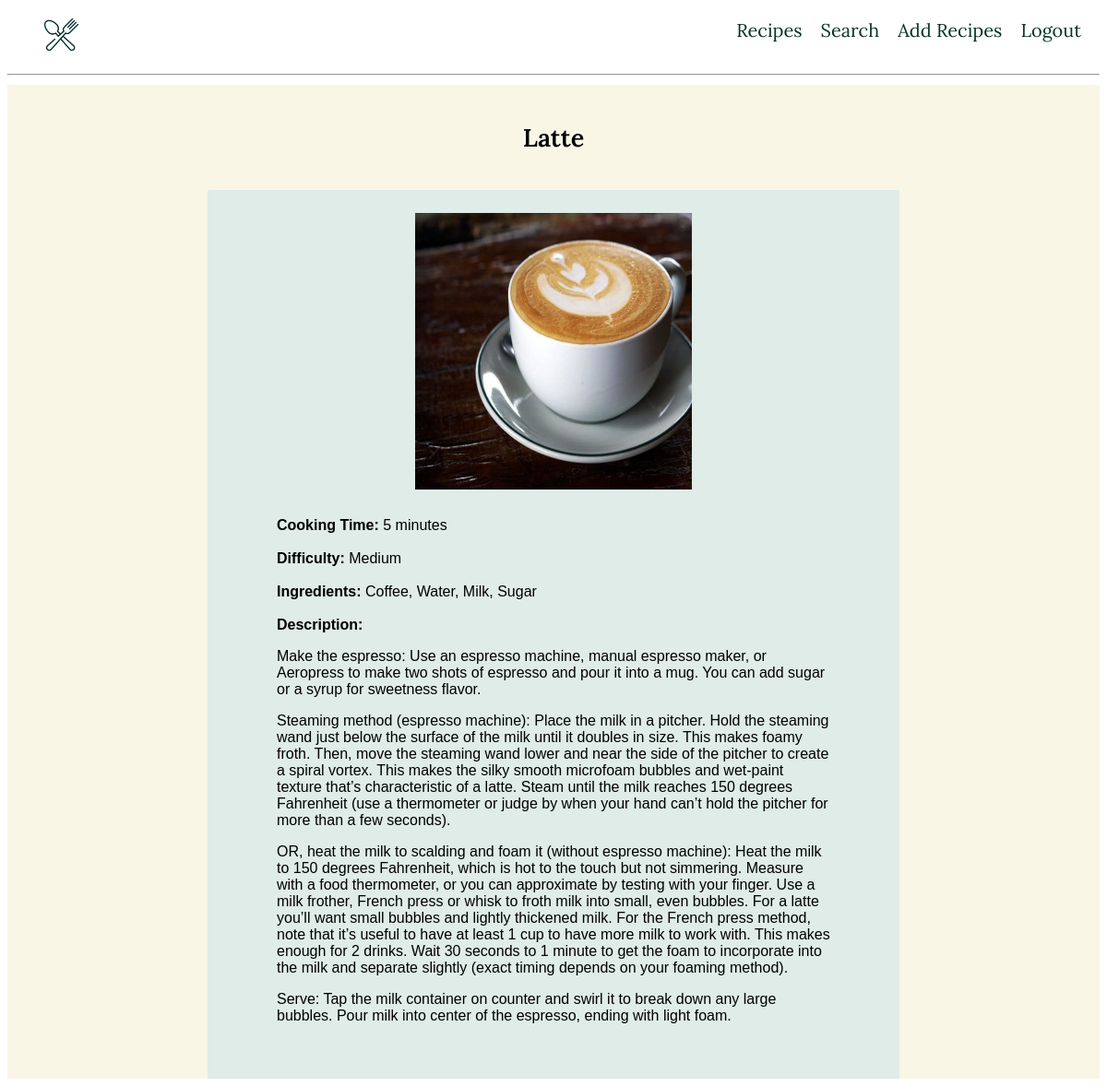
Screenshot of /list/1 (signed in) with the database file from the repository.
### recipes/models.py (models this page shows, shortened)
class Recipe(models.Model):
    name = models.CharField(max_length=120, verbose_name='Name')
    cooking_time = models.PositiveIntegerField(help_text='in minutes', verbose_name='Cooking Time')
    ingredients = models.CharField(max_length=350, verbose_name='Ingredients')
    description = models.TextField(default='')
    pic = models.ImageField(upload_to='recipes', default='no_pic.jpeg')
    def calculate_difficulty(self):
      ingredients = self.ingredients.split(', ')
      if self.cooking_time < 10 and len(ingredients) < 4:
        difficulty = 'Easy'
      elif self.cooking_time < 10 and len(ingredients) >= 4:
        difficulty = 'Medium'
      elif self.cooking_time >= 10 and len(ingredients) < 4:
        difficulty = 'Intermediate'
      elif self.cooking_time >= 10 and len(ingredients) >=4:
        difficulty = 'Hard'
      return difficulty

### recipes/views.py (the view)
# urls.py: path('list/<pk>', RecipeDetailView.as_view(), name='detail'),
class RecipeDetailView(LoginRequiredMixin, DetailView):
    model = Recipe
    template_name = 'recipes/detail.html'

### recipes/templates/recipes/detail.html (shortened to what this page needs)
{% load static %}
<!DOCTYPE html>
<html lang="en">
	<head>
		<link rel="stylesheet" type="text/css" href="{% static 'recipes/css/styles.css'%}">
	</head>
  <header class="page-header">
		<nav class="main-navigation">
			<ul role="menubar" class="navigation-list">
				<li role="presentation" class="nav-list__item">
					<a href="{%url 'recipes:home' %}"role="menuitem"><img class="fork-spoon" src="../static/recipes/images/fork-spoon.png"></a>
				</li>
				<li role="presentation" class="nav-list__item item-2">
					<a href="{%url 'recipes:list' %}" role="menuitem">Recipes</a>
				</li>
        <li role="presentation" class="nav-list__item nav-search">
					<a href="{%url 'recipes:search' %}" role="menuitem">Search</a>
				</li>
				<li role="presentation" class="nav-list__item nav-add">
					<a href="{%url 'recipes:add_recipe' %}" role="menuitem">Add Recipes</a>
				</li>
        <li role="presentation" class="nav-list__item">
					<a href="{%url 'logout' %}" role="menuitem">Logout</a>
				</li>
			</ul>
		</nav>
    <hr>
  </header>
  <body class="detail-body">
		<div class="beige-background">
    <h2>{{object.name}}</h2>
      <div class="detail-info">
        <img class="detail-img" src="{{object.pic.url}}" width="200" height="200" />
        <div class="detail-desc">
          <b>Cooking Time: </b> {{object.cooking_time}} minutes<br>
          <br>
          <b>Difficulty: </b> {{object.calculate_difficulty}} <br>
          <br>
          <b>Ingredients: </b> {{object.ingredients}} <br>
          <br>
          <b>Description: </b> {{object.description | linebreaks}} <br>
        </div>
      </div>
			</div>
  </body>
</html>

### recipes/static/recipes/css/styles.css (style rules this page uses)
header { font-family: 'Lora', serif; font-weight: 400; font-size: 20px; color: rgb(7, 52, 38); }
h2 { font-family: 'Lora', serif; font-weight: 600; font-size: 27px; text-align: center; padding: 40px 0; margin: 0 0; }
body { font-family: 'Lora', serif; color: black; }
.detail-desc { font-family: sans-serif; }
a { text-decoration: none; }
a:link, a:visited { color: rgb(7, 52, 38); }
.fork-spoon { height: 35px; width: auto; }
.navigation-list { list-style-type: none; display: flex; padding-right: 20px; }
.nav-list__item:first-child { flex: 1 1 60%; }
.nav-list__item:last-child, .nav-search, .nav-add, .item-2 { margin-left: 20px; }
img.detail-img { display: block; margin-left: auto; margin-right: auto; width: 300px; height: 300px; padding-bottom: 30px; }
.detail-info { display: block; margin-left: auto; margin-right: auto; width: 600px; background-color: #dfece7; padding: 25px 75px; }
.beige-background { background-color: rgb(249, 246, 230); height: 100%; width: 100%; }

### rows the page displays
Recipe: name "Latte", pic (picture), cooking_time "5", calculate_difficulty "Medium", ingredients "Coffee, Water, Milk, Sugar", description "Make the espresso: Use an espresso machine, manual espresso maker, or Aeropress to make two shots of espresso and pour it into a mug. You can add sugar or a syrup for sweetness flavor. Steaming method (espresso machine): Place the milk in a pitcher. Hold the steaming wand just below the surface of the milk until it doubles in size. This makes foamy froth. Then, move the steaming wand lower and near the side of the pitcher to create a spiral vortex. This makes the silky smooth microfoam bubbles and wet-paint texture that’s characteristic of a latte. Steam until the milk reaches 150 degrees Fahrenheit (use a thermometer or judge by when your hand can’t hold the pitcher for more than a few…"
